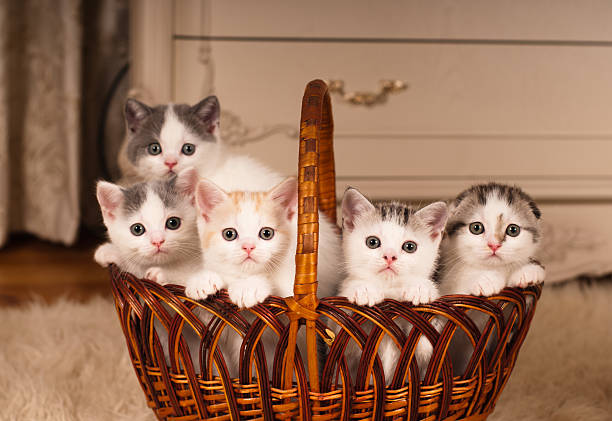
#> input picture Cats Object Detection/This_Is_Where_You_Put_Your_Image_Name.jpg, 612 x 421 px, found by its file name
$ jupyter execute Cat_Object_Detection.ipynb   (shell and % lines are left out)
#> lines starting #> are read from the running program, lines starting #| are printed output that depends on the picture
[cell 1]
# If you're running this on Google Colab like I am, do the following first:
# Click Runtime > Change runtime type > Hardware Accelerator > GPU.
# Then you MUST execute the following line of code or else the program won't work.

[cell 2]
# We're importing these libraries for the following roles:
# cv2 will help us use the Haar Cascade Classifiers
# imageio will be used to save the image back to the device

import cv2
import imageio

[cell 3]
# Loading the image from our device
# Replace the name of the image on which you want to detect your object here in this line
# Make sure the file name ends with .jpg or .png or any other image file format!

img = cv2.imread("/content/This_Is_Where_You_Put_Your_Image_Name.jpg")
#> img is the input picture: shape (421, 612, 3); mean B, G, R 90.5, 114.6, 154.4

[cell 4]
# Converting the image into RGB format
# NOTE: I'm still not quite sure why this is necessary, only that when I don't do it, the final image has weird colors

img_rgb = cv2.cvtColor(img, cv2.COLOR_BGR2RGB)

[cell 5]
# Converting the image into GRAYSCALE format
# NOTE: I'm still not quite sure why this is necessary either, but I think it makes detection easier

img_gray = cv2.cvtColor(img, cv2.COLOR_BGR2GRAY)
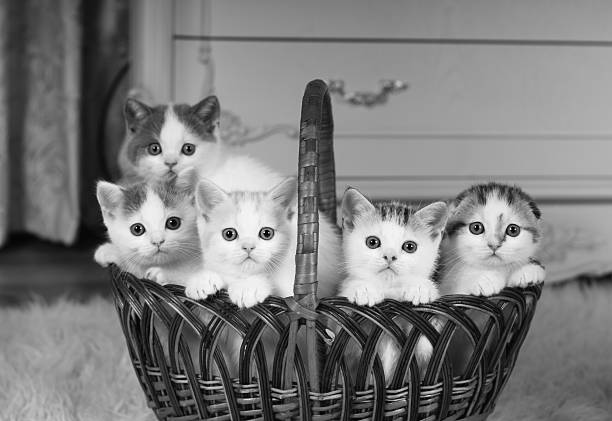
#> img_gray: shape (421, 612); min 0, max 254, mean 123.8

[cell 6]
# Loading the classifier used to detect the object
# Replace the name of the XML file for whatever object you're detecting in this line

cat_classifier = cv2.CascadeClassifier('/content/haarcascade_frontalcatface.xml')

[cell 7]
# Applying classifier on your GRAYSCALE image present on GPU

found = cat_classifier.detectMultiScale(img_gray, scaleFactor = 1.3, minNeighbors=10)
#> found = [[130, 111, 83, 83], [447, 185, 93, 93], [208, 199, 79, 79], [117, 193, 76, 76], [350, 209, 79, 79]]

[cell 8]
# Drawing a rectangle on the detected objects on RGB image

for (x, y, width, height) in found:
        cv2.rectangle(img_rgb, (x, y), (x + height, y + width), (0, 255, 0), 5)
#> this loop made 5 passes
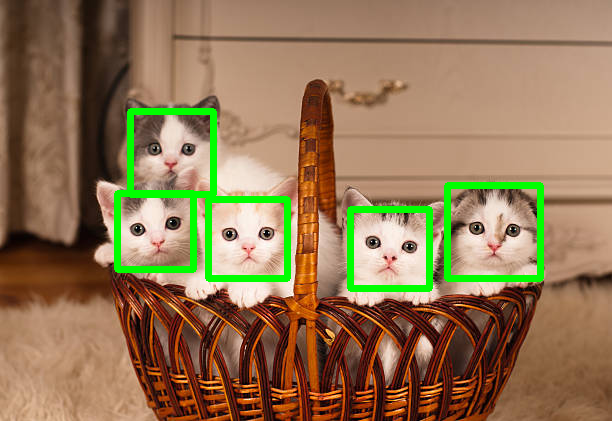
#> img_rgb: shape (421, 612, 3); mean R, G, B 146.4, 118.9, 84.7
